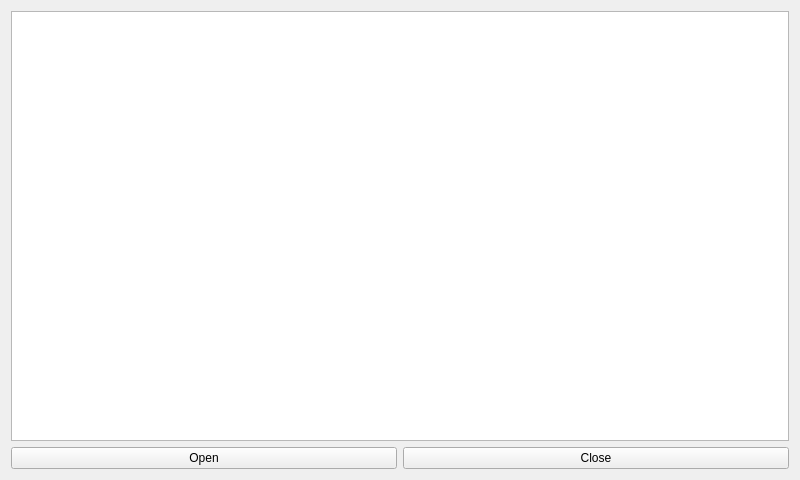
<?xml version="1.0" encoding="UTF-8"?>
<ui version="4.0">
 <class>Widget</class>
 <widget class="QWidget" name="Widget">
  <property name="geometry">
   <rect>
    <x>0</x>
    <y>0</y>
    <width>800</width>
    <height>480</height>
   </rect>
  </property>
  <property name="windowTitle">
   <string>Widget</string>
  </property>
  <layout class="QVBoxLayout" name="verticalLayout">
   <item>
    <widget class="QTextEdit" name="textEdit"/>
   </item>
   <item>
    <layout class="QHBoxLayout" name="horizontalLayout">
     <item>
      <widget class="QPushButton" name="pushButton">
       <property name="text">
        <string>Open</string>
       </property>
      </widget>
     </item>
     <item>
      <widget class="QPushButton" name="pushButton_2">
       <property name="text">
        <string>Close</string>
       </property>
      </widget>
     </item>
    </layout>
   </item>
  </layout>
 </widget>
 <resources/>
 <connections/>
</ui>
